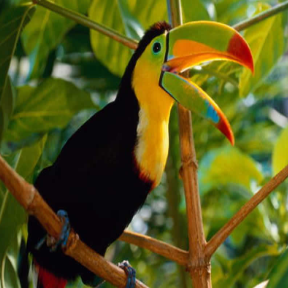
#> input picture wysample/bird_GT.bmp, 288 x 288 px
$ python psnr.py   (older library calls are emulated)
#> lines starting #> are read from the running program, lines starting #| are printed output that depends on the picture; long printed decimals are rounded
### previous_version/editData.py
import os
import glob
import h5py
import scipy.misc
import imageio
import scipy.ndimage
import numpy as np
import tensorflow.compat.v1 as tf
import cv2


from six.moves import xrange
FLAGS = tf.app.flags.FLAGS


def modcrop(image, scale=3):

  if len(image.shape) == 3:
    h, w, _ = image.shape
    h = h - np.mod(h, scale)
    w = w - np.mod(w, scale)
    image = image[0:h, 0:w, :]
  else:
    h, w = image.shape
    h = h - np.mod(h, scale)
    w = w - np.mod(w, scale)
    image = image[0:h, 0:w]
  return image

# [135 lines left out: functions createH5, readH5, loadCkpt, saveCkpt, merge, inputGen, not called in this run]

### psnr.py
import numpy as np
import math
import scipy.misc
import imageio
import scipy.ndimage
import cv2


from editData import(
    modcrop
)


ori = cv2.imread("./wysample/bird_GT.bmp",0).astype(np.float)
#> ori: shape (288, 288) float64; min 1, max 247, mean 81.3
ori = modcrop(ori, 3)
con = cv2.imread("./wysample/wycontest2.png",0).astype(np.float)
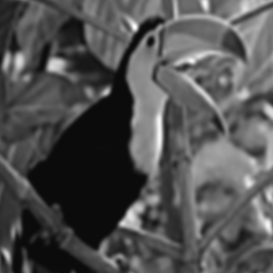
#> input picture wysample/wycontest2.png, 273 x 273 px
#> con: shape (273, 273) float64; min 11, max 255, mean 81.6

input = cv2.resize(ori,(0,0),fx=1./3,fy=1./3,interpolation=cv2.INTER_CUBIC)
input = cv2.resize(input,(0,0),fx=3/1.,fy=3/1.,interpolation=cv2.INTER_CUBIC)
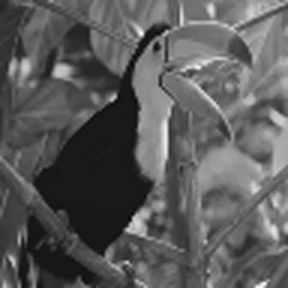
#> input: shape (288, 288) float64; min -22.43, max 267, mean 81.3; drawn with min black and max white


def psnr(img1, img2):
    img1 = np.array(img1)
    img2 = np.array(img2)

    img1 = img1[3:-3, 3:-3]
    img2 = img2[3:-3, 3:-3]

    h1, w1 = img1.shape
#> h1 = 282; w1 = 282
    h2, w2 = img2.shape
#> h2 = 267; w2 = 267
    d1 = int((h1 - h2)*0.5)
#> d1 = 7
    d2 = h1-h2-d1
#> d2 = 8
    d3 = int((w1 - w2)*0.5)
#> d3 = 7
    d4 = w1-w2-d3
#> d4 = 8
    if d1 == 0:
        img1 = img1[:, :]
    else:
        img1 = img1[d1:-d2, :]
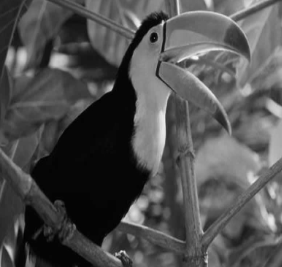
#> img1: shape (267, 282) float64; min 1, max 246, mean 80.5
    if d2 == 0:
        img1 = img1[:, :]
    else:
        img1 = img1[:, d3:-d4]
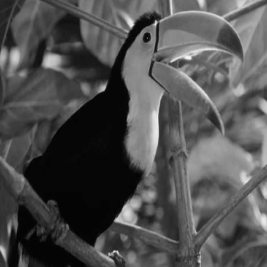
#> img1: shape (267, 267) float64; min 1, max 246, mean 79.8

    diff = img1 - img2
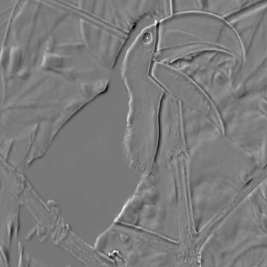
#> diff: shape (267, 267) float64; min -120, max 123, mean -1.4; drawn with min black and max white
    diff = diff.flatten('C')
    mse = np.mean(diff ** 2)
#> mse = 160.7
    if mse ==0:
        return 100
    PIXEL_MAX = 255.0
    return 20*math.log10(PIXEL_MAX / math.sqrt(mse))

if __name__ == "__main__":
    d = psnr(ori, con)
#> d = 26.07
    dd = psnr(ori, input)
#> in psnr (call 2), `img2 = img2[3:-3, 3:-3]`:
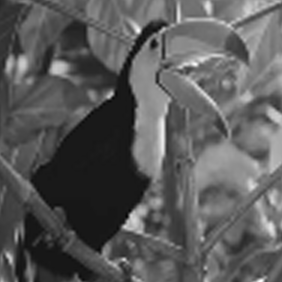
#> img2: shape (282, 282) float64; min -22.43, max 267, mean 80.8; drawn with min black and max white
#> in psnr (call 2), `diff = img1 - img2`:
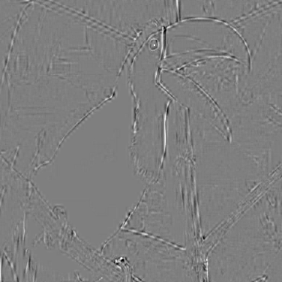
#> diff: shape (282, 282) float64; min -95.33, max 95.67, mean 0.1; drawn with min black and max white
#> in psnr (call 2), `mse = np.mean(diff ** 2)`: mse = 51.7
#> dd = 31
    print(d)
#| 26.071
    print(dd)
#| 30.996
